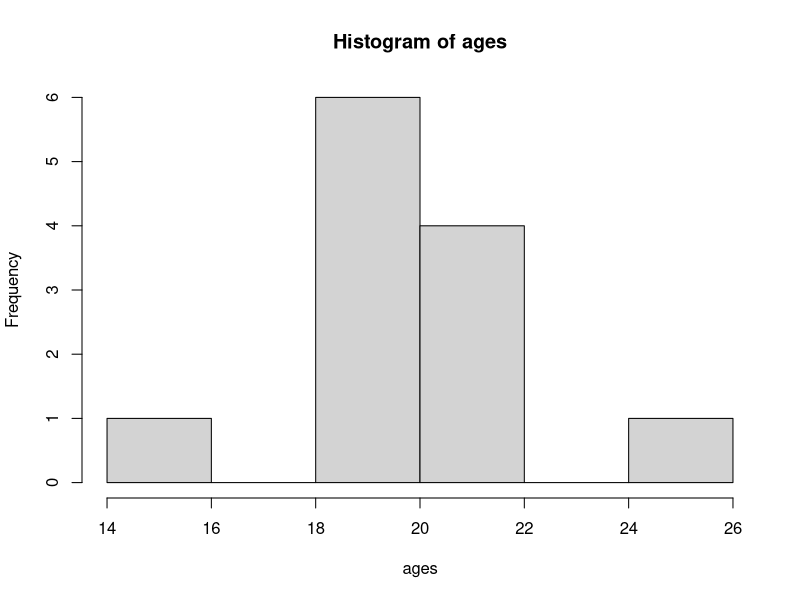
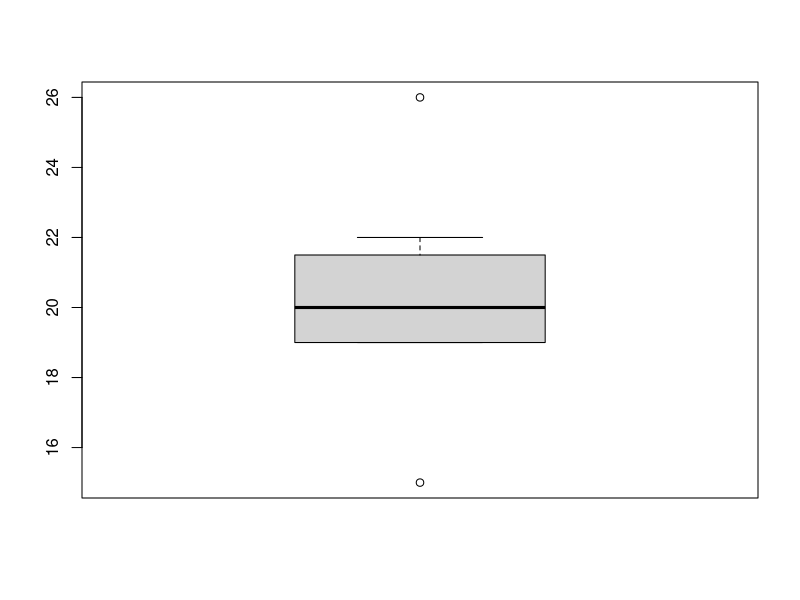
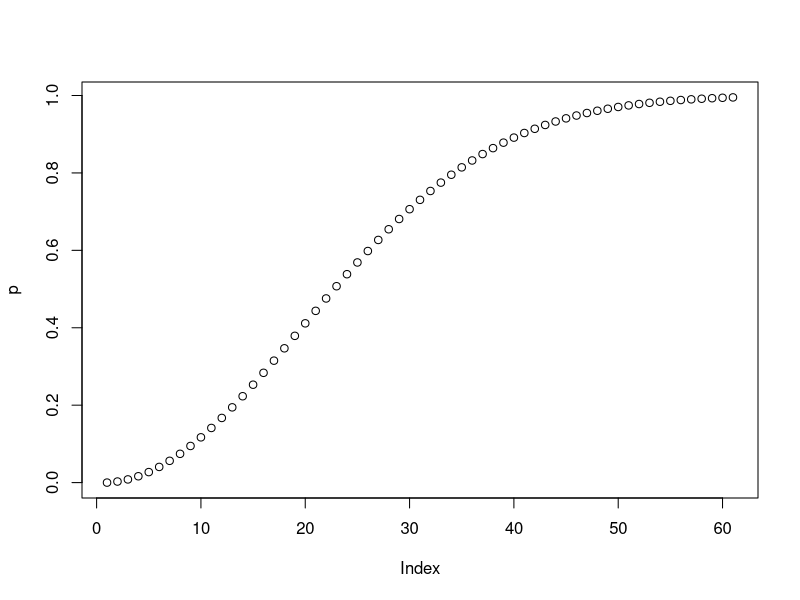
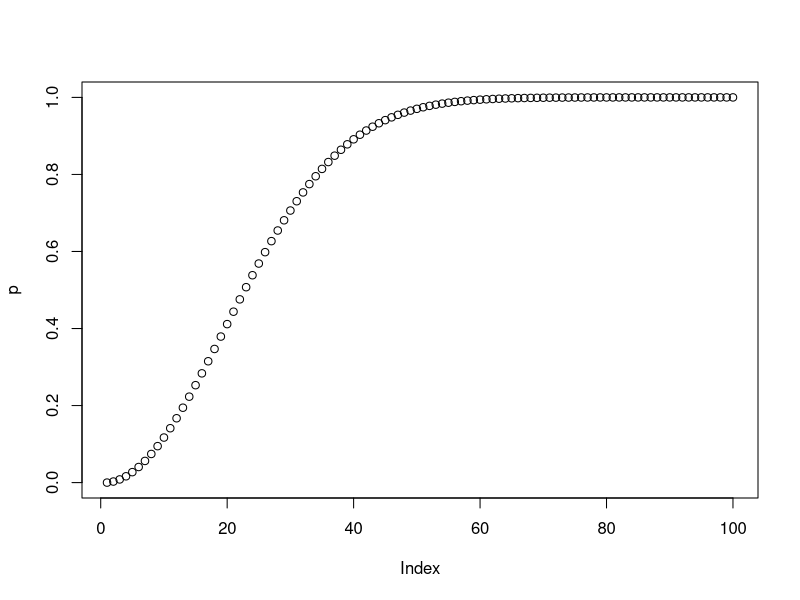

R code for these plots, in order:
ages <- c(21, 20, 19, 22, 21, 19, 20, 19, 22 ,26, 19, 15)

hist(ages)
mean(ages)
sd(ages)
boxplot(ages)

mean(ages) + c(-1, 1)*qt(.975, 11)*sd(ages)/sqrt(12)


##Birthday Probability Problem
students <- 61
days <- 365
m <- 1:students
p <- numeric(students)
for(i in m) {
  q = prod(days:(days - i + 1)/days)
  p[i] = 1 - q
}
plot(p)

## Probability Problem
possibilities <- 100
samples <- 365
m <- 1:possibilities
p <- numeric(possibilities)
for(i in m) {
  q = prod(samples:(samples - i + 1)/samples)
  p[i] = 1 - q
}
plot(p)


##Children Probability Problem
x <- c(1, 2, 3)
Px <- c(.53, ((.47)*(.53)), ((.47)^3+(.47)^2*(.53)))
EX <- sum(x*Px)
EX

x1 <- c(0:3)
Px1 <- c(.53, (.47*.53), ((.47)^2*(.53)), ((.47)^3))
EX1 <- sum(x1*Px1)
EX1

x3 <- c(0,13,26,41)
Px3 <- c(.5, 13/52, 12/52,1/52)
EX3 <- sum(x3*Px3)
EX3
VX3 <- sum((x3-EX3)^2*EX3)
SX3 <- sqrt(VX3)
SX3

#Insurance Problem
x4 <- c(110, -1890, -8890)
Px4 <- c((1-(1/2083)-(1/495)), (1/495), (1/2083))
EX4 <- sum(x4*Px4)
EX4
VX4 <- sum((x4-EX4)^2*Px4)
SX4 <- sqrt(VX4)
SX4

prob <- function(x, Px){
  EX <- sum(x*Px)
  VX <- sum((x-EX)^2*Px)
  SX <- sqrt(VX)
  c(EX, SX)
}

prob(c(110, -1890, -8890), c((1-(1/2083)-(1/495)), (1/495), (1/2083)))

1-pnorm(2000,1920, sqrt(6)*22)

pnorm(290, 265, 15) - pnorm(275, 266, 15)

pnorm(267, 265, 15/sqrt(90))

# Potato Chips
# W ~ N(2.41, 0.07)
pnorm(24, 24.1, 0.07)

(1-pnorm(24, 24.1, 0.07))^3

pnorm(24, 24.1, 0.07/sqrt(3))
pnorm(24, 24.1, 0.07/sqrt(24))

# IQ Problem
1-pnorm(140, 150, 8)

1 - pnorm(10, 20, sqrt(8^2 + 10^2))

1 - pnorm(140, 130, 10/sqrt(3))

